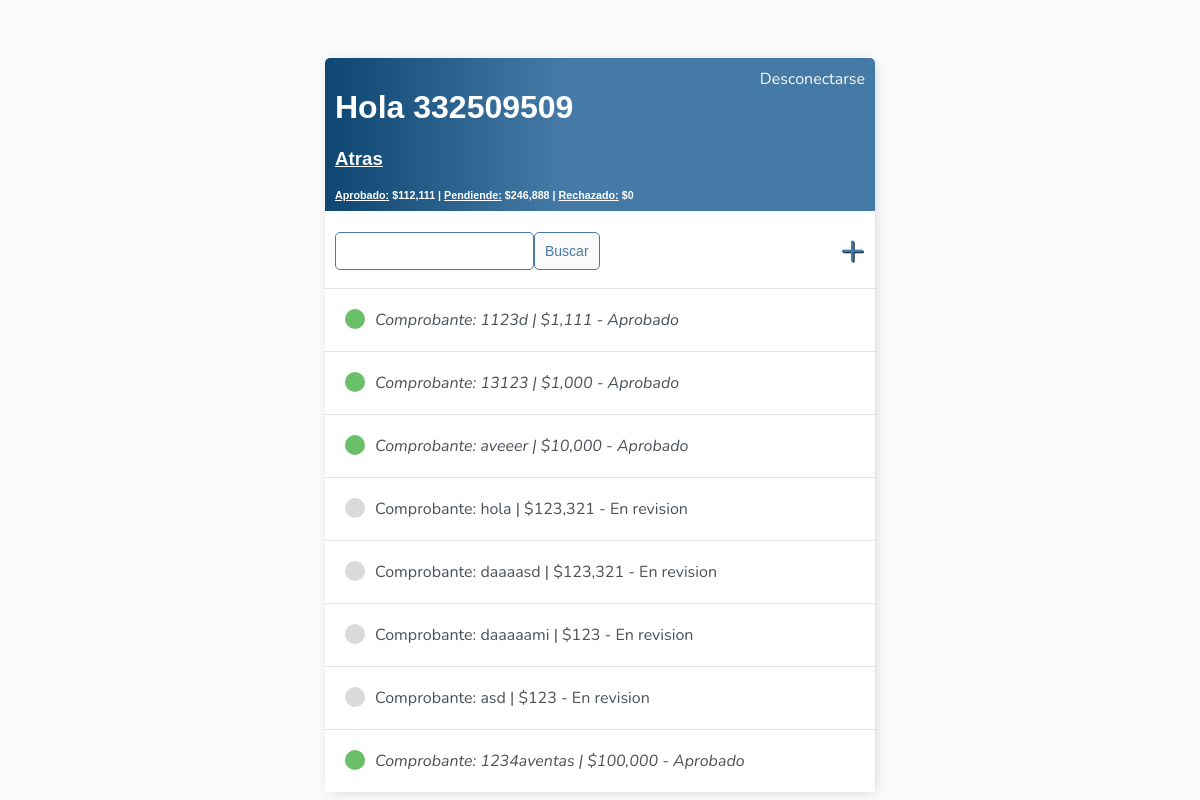
The page /pagos/preventas/1 (signed in) on the database its author committed.
### pagos/models.py (models this page shows, shortened)
class Pago(models.Model):
    preventa = models.ForeignKey(Preventa, on_delete=models.CASCADE, blank=True, null=True)
    numero_comprobante = models.CharField(max_length=50,unique=True)
    depositante_cuit = models.IntegerField(verbose_name='Datos Depositante',blank=True,null=True)
    monto = models.IntegerField()
    comprobante = models.ImageField(upload_to=save_path)
    motivo_rechazo = models.TextField(null=True,blank=True, max_length=1000)
    choices = [('1Pendiente','Pendiente'),('2Aprobado','Aprobado'),('3Rechazado','Rechazado')]
    estado = models.CharField(choices=choices, max_length=30, blank=True,default='1Pendiente')
    fecha_carga = models.DateTimeField(auto_now_add=True, blank=True, null=True)
    fecha_aprobado = models.DateTimeField(blank=True, null=True)
    acreditado = models.BooleanField(default=False)
    class Meta:
        verbose_name = 'pago'
        verbose_name_plural = 'pagos'

### pagos/views.py (the view)
# urls.py: path('preventas/<int:pk>', views.ListaPagosPreventa.as_view(),name='lista-pagos-preventa'),
class ListaPagosPreventa(LoginRequiredMixin, ListView):
    model = Pago
    template_name = 'pagos/pago_list.html'
    context_object_name = "pagos"
    def get_queryset(self):
        return Pago.objects.filter(preventa_id=self.kwargs['pk']).all()
    def get_context_data(self, **kwargs):
        context = super().get_context_data(**kwargs)
        context['pagos']= Pago.objects.filter(preventa_id=self.kwargs['pk'])
        context['monto_aprobado']= context['pagos'].filter(estado='2Aprobado').aggregate(Sum('monto'))['monto__sum']
        context['monto_pendiente']= context['pagos'].filter(estado='1Pendiente').aggregate(Sum('monto'))['monto__sum']
        context['monto_rechazado']= context['pagos'].filter(estado='3Rechazado').aggregate(Sum('monto'))['monto__sum']
        search = self.request.GET.get('search-area') or ''
        context['pagos'] = context['pagos'].filter(numero_comprobante__icontains=search)
        return context

### pagos/templates/pagos/pago_list.html
{% extends 'tareas/base.html' %}
{% block content %}
{% load humanize %}
<div class="header-bar">
    <div>
        <div >
            <h1>Hola {{request.user|title}}</h1>
            <u><a href="{% url 'pagos_preventa' %}"><h3 style="margin-right: 20px; display: flex;">Atras</h3></a></u>
            <h6 style="margin:0"><u>Aprobado:</u> ${{monto_aprobado|default:"0"|intcomma:2}} | <u>Pendiende:</u> ${{monto_pendiente|default:"0"|intcomma:2}} | <u>Rechazado:</u> ${{monto_rechazado|default:"0"|intcomma:2}}</h6>
        </div>
    </div>
    {% if request.user.is_authenticated %}
    <a href="{% url 'logout' %}">Desconectarse</a>
    {% else %}
    <a href="{% url 'login' %}">Conectarse</a>
    {% endif %}
</div>
<div id="search-add-wraper">
    <form method="GET" style="margin-top: 3px; display:flex;">
        <input type="text" name="search-area" value="{{search_input}}">
        <input class= 'button' type="submit" value="Buscar">
    </form>
    <a id="add-link" href="{% url 'crear-pago' %}">&#x2b;</a>
</div>
<div class="task-items-wraper">
    {% for pago in pagos %}
        <div class="task-wraper">
            {% if pago.estado == '2Aprobado' %}
                <div class="task-title">
                    <div class="task-complete-icon"></div>
                    <i><a href="{% url 'actualizar-pago' pk=pago.id %}">Comprobante: {{pago.numero_comprobante}} | ${{pago.monto|intcomma:2}} - Aprobado</a></i>
                </div>
            {% elif pago.estado == '3Rechazado' %}
                <div class="task-title">
                    <div class="task-rejected-icon"></div>
                    <s><a href="{% url 'actualizar-pago' pk=pago.id %}">Comprobante: {{pago.numero_comprobante}}</s> | ${{pago.monto|intcomma:2}} - Rechazado</a>
                </div>
            {% else %}
                <div class="task-title">
                    <div class="task-incomplete-icon"></div>
                    <a href="{% url 'actualizar-pago' pk=pago.id %}">Comprobante: {{pago.numero_comprobante}} | ${{pago.monto|intcomma:2}} - En revision</a>
                </div>
            {% endif %}
        </div>
    {% empty %}
    <h3>No hay pagos Registrados</h3>
    {% endfor %}
</div>
{% endblock content%}

### tareas/templates/tareas/base.html (style rules this page uses)
body { background-color: #FAFAFA; font-family: 'Nunito', sans-serif; padding-top: 50px; }
h1, h2, h3, h4, h5, h6 { font-family: 'Raleway', sans-serif; }
a, p,li { color: #4b5156; }
.header-bar { display: flex; justify-content: space-between; color: #fff; padding: 10px; border-radius: 5px 5px 0 0; background: linear-gradient(90deg, #0d4671 0%, #457aa6 43%, #457aa6 100%); }
.header-bar a { color: #f7f7f7; text-decoration: none; }
.task-wraper { display: flex; align-items: center; justify-content: space-between; padding: 20px; background-color: #fff; border-top: 1px solid #e2e2e2; }
.task-title { display: flex; }
.task-title a { text-decoration: none; color: #4b5156; margin-left: 10px; }
.task-complete-icon { height: 20px; width: 20px; background-color: #69c069; border-radius: 50%; }
.task-incomplete-icon { height: 20px; width: 20px; background-color: #dadada; border-radius: 50%; }
#search-add-wraper { display: flex; justify-content: space-between; align-items: center; padding: 10px; }
#add-link { color: #457aa6; text-decoration: none; font-size: 42px; text-shadow: 1px 1px #07293e; }
input[type="text"], input[type="password"], textarea { border: 1px solid #457aa6; border-radius: 5px; padding: 10px; width: 90%; }
.button { border: 1px solid #457aa6; background-color: #FAFAFA; color: #457aa6; padding: 10px; font-size: 14px; border-radius: 5px; cursor: pointer; text-decoration: none; }

### rows shown on the page
Pago: numero_comprobante "1123d", monto "1,111"
Pago: numero_comprobante "13123", monto "1,000"
Pago: numero_comprobante "aveeer", monto "10,000"
Pago: numero_comprobante "hola", monto "123,321"
Pago: numero_comprobante "daaaasd", monto "123,321"
Pago: numero_comprobante "daaaaami", monto "123"
Pago: numero_comprobante "asd", monto "123"
Pago: numero_comprobante "1234aventas", monto "100,000"

### other values the page prints
{{ request.user|title }} "332509509"
{{ monto_aprobado|default:"0"|intcomma:2 }} "112,111"
{{ monto_pendiente|default:"0"|intcomma:2 }} "246,888"
{{ monto_rechazado|default:"0"|intcomma:2 }} "0"
